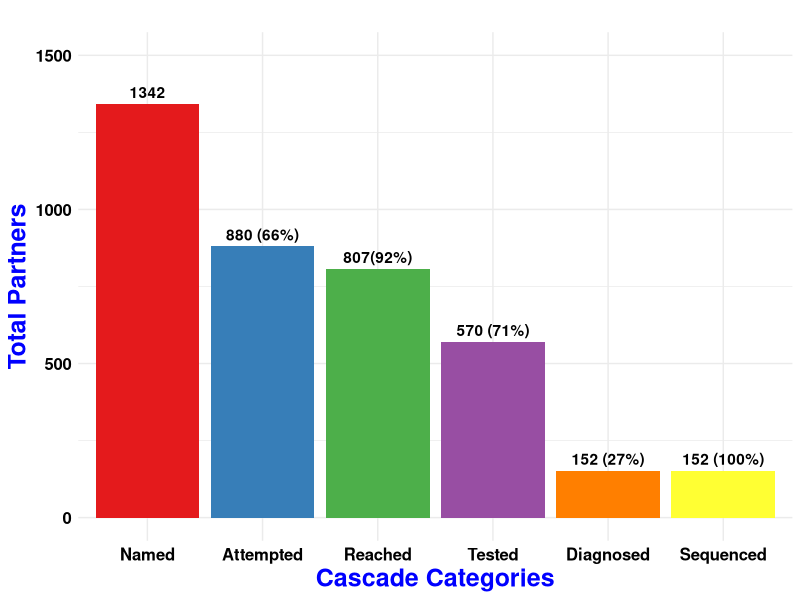
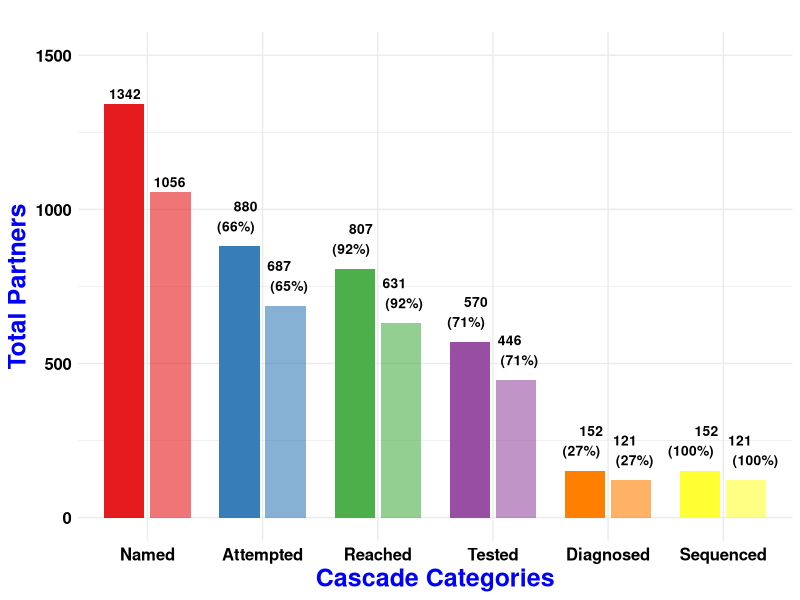

Write R code to recreate these figures, in order.
rm(list=ls())

# Loading necessary libraries
library(tidyr)
library(ggplot2)
library(RColorBrewer)
library(here)

# Structuring the data with the average values
overall_data <- data.frame(
  Category = c("Named_Mean", "Contact_Attempted_Mean", "Reached_Mean", "Tested_Mean", "Diagnosed_Mean", "Sequenced_Mean"),
  Value = c(1342, 880, 807, 570, 152, 152)
)

# Adjusting the factor levels and labels for the Category column
overall_data$Category <- factor(overall_data$Category, 
                                levels = c("Named_Mean", 
                                           "Contact_Attempted_Mean",
                                           "Reached_Mean",
                                           "Tested_Mean",
                                           "Diagnosed_Mean",
                                           "Sequenced_Mean"),
                                labels = c("Named", 
                                           "Attempted",
                                           "Reached",
                                           "Tested", 
                                           "Diagnosed", 
                                           "Sequenced"))

# Color settings
set1_colors <- brewer.pal(6, "Set1")
levels_to_colors <- c("Named", "Attempted", "Reached", "Tested", "Diagnosed", "Sequenced")
my_colors <- setNames(set1_colors, levels_to_colors)


# Create the labels
labels_n = c("1342", "880 (66%)", "807(92%)", 
            "570 (71%)", "152 (27%)", "152 (100%)")

# Updated plot code
p_overall <- ggplot(overall_data, aes(x = Category, y = Value, fill = Category)) +
  geom_bar(stat = "identity", position = "dodge") +
  geom_text(aes(label=labels_n), vjust=-0.5, 
            #size=6, 
            fontface="bold") +
  labs(title = "",
       y = "Total Partners",
       x = "Cascade Categories") +
  scale_fill_manual(values=my_colors) +  # Setting colors manually
  scale_y_continuous(limits = c(0, 1500)) +
  theme_minimal() +
  theme(
    plot.title = element_text(size = 12, face = "bold"),
    axis.title.x = element_text(size = 18, face = "bold", color = "blue"),
    axis.title.y = element_text(size = 18, face = "bold", color = "blue"),
    axis.text.y = element_text(size = 12, face = "bold", color = "black"),
    axis.text.x = element_text(size = 12, face = "bold", color = "black"),
    legend.position = "none"   # This will remove the legend
  )

print(p_overall)

# Save plot
loc_to_save <- here("manuscript-viz", "overall_cascade.pdf")
ggsave(loc_to_save, plot = p_overall, 
      width = 8, height = 6, dpi = 300)

# RDS for multipanel plot
saveRDS(list(p_overall=p_overall, 
             labels_n=labels_n),
        file = here("manuscript-viz", "p_overall.rds"))

###
## Add bars to show cascade among overlapping persons as well
###

# The same as before
overall_data <- data.frame(
  Category = c("Named_Mean", "Contact_Attempted_Mean", "Reached_Mean", "Tested_Mean", "Diagnosed_Mean", "Sequenced_Mean"),
  Value = c(1342, 880, 807, 570, 152, 152)
)

overlapping_data <- data.frame(
  Category = c("Named_Mean", "Contact_Attempted_Mean", "Reached_Mean", "Tested_Mean", "Diagnosed_Mean", "Sequenced_Mean"),
  Value = c(1056, 687, 631, 446, 121, 121)
)

# Explicitly add "\n" for manual line breaks
overall_labels <- c("1342", "880\n(66%)", "807\n(92%)", "570\n(71%)", "152\n(27%)", "152\n(100%)")
overlapping_labels <- c("1056", "687\n(65%)", "631\n(92%)", "446\n(71%)", "121\n(27%)", "121\n(100%)")

# Combine both datasets
combined_data <- rbind(
  cbind(overall_data, Group = "Overall"),
  cbind(overlapping_data, Group = "Overlapping")
)

# Adjust the factor levels and labels for better ordering in the plot
combined_data$Category <- factor(combined_data$Category, 
                                 levels = c("Named_Mean", 
                                            "Contact_Attempted_Mean",
                                            "Reached_Mean",
                                            "Tested_Mean",
                                            "Diagnosed_Mean",
                                            "Sequenced_Mean"),
                                 labels = c("Named", 
                                            "Attempted",
                                            "Reached",
                                            "Tested", 
                                            "Diagnosed", 
                                            "Sequenced"))

                                            
# Updated plot with explicit line breaks
p_combined <- ggplot(combined_data, aes(x = Category, y = Value, fill = Category)) +
  geom_bar(aes(alpha = Group), stat = "identity", position = position_dodge(width = 0.8), width = 0.7) +
  geom_text(aes(label = ifelse(Group == "Overall", overall_labels, overlapping_labels)), 
            vjust = -0.5, fontface = "bold", size = 3.5,  # Adjust size for better fit
            hjust = ifelse(combined_data$Group == "Overall", 1.2, -0.2), 
            position = position_dodge(width = 0.8)) +  
  labs(title = "",
       y = "Total Partners",
       x = "Cascade Categories") +
  scale_fill_manual(values = set1_colors) +  # Keep Set1 colors
  scale_alpha_manual(values = c(1, 0.6)) +   # Use alpha to differentiate between Overall and Overlapping
  scale_y_continuous(limits = c(0, 1500)) +
  theme_minimal() +
  theme(
    plot.title = element_text(size = 12, face = "bold"),
    axis.title.x = element_text(size = 18, face = "bold", color = "blue"),
    axis.title.y = element_text(size = 18, face = "bold", color = "blue"),
    axis.text.y = element_text(size = 12, face = "bold", color = "black"),
    axis.text.x = element_text(size = 12, face = "bold", color = "black"),
    legend.position = "none"   # Remove legend since the Group is represented with alpha
  )

print(p_combined)

# Save updated plot
loc_to_save_combined <- here("manuscript-viz", "combined_cascade_manual_linebreaks.pdf")
ggsave(loc_to_save_combined, plot = p_combined, 
       width = 8, height = 6, dpi = 300)
